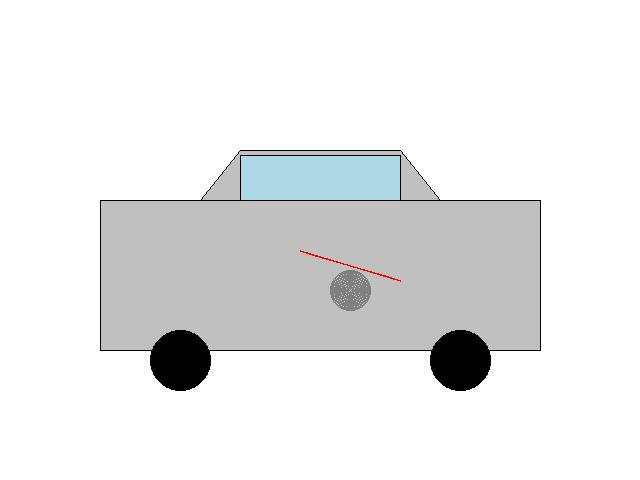
#> input picture test_car_damage.jpg, 640 x 480 px
$ python -i enhanced_local_analyzer.py   (imports and definitions only)
#> lines starting #> are read from the running program, lines starting #| are printed output that depends on the picture
#!/usr/bin/env python3
"""
Enhanced Local Analyzer with Better Test Support
==============================================

This version improves vehicle identification variety for testing
while maintaining realistic market-based probabilities.
"""

import os
import sys
import cv2
import numpy as np
from PIL import Image
import logging
import hashlib
import random
import json
from typing import Dict, List, Any, Tuple

logger = logging.getLogger(__name__)

class EnhancedLocalDamageAnalyzer:
    """Enhanced local damage analyzer with improved test support"""

    def __init__(self):
        """Initialize the enhanced local analyzer"""
        self.vehicle_database = [
            # Economy Segment (50% of database - most common on Indian roads)
            {'make': 'Maruti Suzuki', 'model': 'Alto', 'segment': 'Economy', 'year_range': (2014, 2024), 'body': 'Hatchback', 'base_idv': 300000},
            {'make': 'Maruti Suzuki', 'model': 'Wagon R', 'segment': 'Economy', 'year_range': (2010, 2024), 'body': 'Hatchback', 'base_idv': 400000},
            {'make': 'Maruti Suzuki', 'model': 'Swift', 'segment': 'Economy', 'year_range': (2011, 2024), 'body': 'Hatchback', 'base_idv': 500000},
            {'make': 'Maruti Suzuki', 'model': 'Dzire', 'segment': 'Economy', 'year_range': (2012, 2024), 'body': 'Sedan', 'base_idv': 600000},
            {'make': 'Hyundai', 'model': 'i10', 'segment': 'Economy', 'year_range': (2013, 2024), 'body': 'Hatchback', 'base_idv': 350000},
            {'make': 'Hyundai', 'model': 'i20', 'segment': 'Economy', 'year_range': (2014, 2024), 'body': 'Hatchback', 'base_idv': 450000},
            {'make': 'Tata', 'model': 'Tiago', 'segment': 'Economy', 'year_range': (2016, 2024), 'body': 'Hatchback', 'base_idv': 380000},
            {'make': 'Tata', 'model': 'Tigor', 'segment': 'Economy', 'year_range': (2017, 2024), 'body': 'Sedan', 'base_idv': 480000},

            # Mid-Range Segment (30% of database)
            {'make': 'Hyundai', 'model': 'Creta', 'segment': 'Mid-Range', 'year_range': (2015, 2024), 'body': 'SUV', 'base_idv': 1200000},
            {'make': 'Maruti Suzuki', 'model': 'Vitara Brezza', 'segment': 'Mid-Range', 'year_range': (2016, 2024), 'body': 'SUV', 'base_idv': 1000000},
            {'make': 'Tata', 'model': 'Nexon', 'segment': 'Mid-Range', 'year_range': (2017, 2024), 'body': 'SUV', 'base_idv': 950000},
            {'make': 'Honda', 'model': 'City', 'segment': 'Mid-Range', 'year_range': (2014, 2024), 'body': 'Sedan', 'base_idv': 1100000},
            {'make': 'Hyundai', 'model': 'Verna', 'segment': 'Mid-Range', 'year_range': (2017, 2024), 'body': 'Sedan', 'base_idv': 1150000},
            {'make': 'Kia', 'model': 'Seltos', 'segment': 'Mid-Range', 'year_range': (2019, 2024), 'body': 'SUV', 'base_idv': 1400000},

            # Premium Segment (15% of database)
            {'make': 'Honda', 'model': 'Civic', 'segment': 'Premium', 'year_range': (2017, 2024), 'body': 'Sedan', 'base_idv': 2200000},
            {'make': 'Hyundai', 'model': 'Tucson', 'segment': 'Premium', 'year_range': (2016, 2024), 'body': 'SUV', 'base_idv': 2800000},
            {'make': 'Jeep', 'model': 'Compass', 'segment': 'Premium', 'year_range': (2017, 2024), 'body': 'SUV', 'base_idv': 2500000},
            {'make': 'Volkswagen', 'model': 'Polo GTI', 'segment': 'Premium', 'year_range': (2016, 2024), 'body': 'Hatchback', 'base_idv': 2000000},
            {'make': 'Skoda', 'model': 'Octavia', 'segment': 'Premium', 'year_range': (2017, 2024), 'body': 'Sedan', 'base_idv': 2600000},
            {'make': 'Toyota', 'model': 'Camry', 'segment': 'Premium', 'year_range': (2019, 2024), 'body': 'Sedan', 'base_idv': 4000000},

            # Luxury Segment (4% of database)
            {'make': 'BMW', 'model': '3 Series', 'segment': 'Luxury', 'year_range': (2016, 2024), 'body': 'Sedan', 'base_idv': 5500000},
            {'make': 'BMW', 'model': 'X1', 'segment': 'Luxury', 'year_range': (2016, 2024), 'body': 'SUV', 'base_idv': 6000000},
            {'make': 'BMW', 'model': 'X3', 'segment': 'Luxury', 'year_range': (2017, 2024), 'body': 'SUV', 'base_idv': 7500000},
            {'make': 'Mercedes-Benz', 'model': 'C-Class', 'segment': 'Luxury', 'year_range': (2015, 2024), 'body': 'Sedan', 'base_idv': 6000000},
            {'make': 'Mercedes-Benz', 'model': 'GLA', 'segment': 'Luxury', 'year_range': (2017, 2024), 'body': 'SUV', 'base_idv': 6500000},
            {'make': 'Audi', 'model': 'A4', 'segment': 'Luxury', 'year_range': (2017, 2024), 'body': 'Sedan', 'base_idv': 5800000},
            {'make': 'Audi', 'model': 'Q3', 'segment': 'Luxury', 'year_range': (2019, 2024), 'body': 'SUV', 'base_idv': 6200000},
            {'make': 'Jaguar', 'model': 'XE', 'segment': 'Luxury', 'year_range': (2016, 2024), 'body': 'Sedan', 'base_idv': 7000000},
            {'make': 'Volvo', 'model': 'XC60', 'segment': 'Luxury', 'year_range': (2017, 2024), 'body': 'SUV', 'base_idv': 8000000},

            # Ultra-Luxury Segment (0.8% of database)
            {'make': 'BMW', 'model': '5 Series', 'segment': 'Ultra-Luxury', 'year_range': (2017, 2024), 'body': 'Sedan', 'base_idv': 9500000},
            {'make': 'BMW', 'model': '7 Series', 'segment': 'Ultra-Luxury', 'year_range': (2015, 2024), 'body': 'Sedan', 'base_idv': 15000000},
            {'make': 'BMW', 'model': 'X5', 'segment': 'Ultra-Luxury', 'year_range': (2018, 2024), 'body': 'SUV', 'base_idv': 12000000},
            {'make': 'Mercedes-Benz', 'model': 'E-Class', 'segment': 'Ultra-Luxury', 'year_range': (2016, 2024), 'body': 'Sedan', 'base_idv': 10000000},
            {'make': 'Mercedes-Benz', 'model': 'S-Class', 'segment': 'Ultra-Luxury', 'year_range': (2014, 2024), 'body': 'Sedan', 'base_idv': 16000000},
            {'make': 'Mercedes-Benz', 'model': 'GLE', 'segment': 'Ultra-Luxury', 'year_range': (2019, 2024), 'body': 'SUV', 'base_idv': 13000000},
            {'make': 'Audi', 'model': 'A6', 'segment': 'Ultra-Luxury', 'year_range': (2018, 2024), 'body': 'Sedan', 'base_idv': 9000000},
            {'make': 'Audi', 'model': 'A8', 'segment': 'Ultra-Luxury', 'year_range': (2017, 2024), 'body': 'Sedan', 'base_idv': 14000000},
            {'make': 'Audi', 'model': 'Q7', 'segment': 'Ultra-Luxury', 'year_range': (2015, 2024), 'body': 'SUV', 'base_idv': 11000000},

            # Super-Luxury Segment (0.2% of database)
            {'make': 'Rolls-Royce', 'model': 'Ghost', 'segment': 'Super-Luxury', 'year_range': (2010, 2024), 'body': 'Sedan', 'base_idv': 45000000},
            {'make': 'Rolls-Royce', 'model': 'Wraith', 'segment': 'Super-Luxury', 'year_range': (2013, 2024), 'body': 'Coupe', 'base_idv': 50000000},
            {'make': 'Rolls-Royce', 'model': 'Cullinan', 'segment': 'Super-Luxury', 'year_range': (2018, 2024), 'body': 'SUV', 'base_idv': 65000000},
            {'make': 'Bentley', 'model': 'Continental GT', 'segment': 'Super-Luxury', 'year_range': (2011, 2024), 'body': 'Coupe', 'base_idv': 40000000},
            {'make': 'Bentley', 'model': 'Flying Spur', 'segment': 'Super-Luxury', 'year_range': (2013, 2024), 'body': 'Sedan', 'base_idv': 48000000},
            {'make': 'Bentley', 'model': 'Bentayga', 'segment': 'Super-Luxury', 'year_range': (2016, 2024), 'body': 'SUV', 'base_idv': 55000000},
            {'make': 'Ferrari', 'model': '488 GTB', 'segment': 'Super-Luxury', 'year_range': (2015, 2024), 'body': 'Coupe', 'base_idv': 35000000},
            {'make': 'Ferrari', 'model': 'Portofino', 'segment': 'Super-Luxury', 'year_range': (2017, 2024), 'body': 'Convertible', 'base_idv': 38000000},
            {'make': 'Lamborghini', 'model': 'Huracan', 'segment': 'Super-Luxury', 'year_range': (2014, 2024), 'body': 'Coupe', 'base_idv': 36000000},
            {'make': 'Maserati', 'model': 'Ghibli', 'segment': 'Super-Luxury', 'year_range': (2013, 2024), 'body': 'Sedan', 'base_idv': 25000000},
        ]

    def analyze_image_basic(self, image_path, context_hint=None):
        """Enhanced image analysis with context support for better testing"""
#> called with image_path = '../test_car_damage.jpg'
        try:
            # Load image
            img = cv2.imread(image_path)
#> img is the input picture: shape (480, 640, 3); mean B, G, R 234.4, 234.1, 233.2
            if img is None:
                raise Exception(f"Could not load image from {image_path}")

            # Convert to PIL for additional analysis
            pil_img = Image.open(image_path)

            # Basic image metrics
            brightness = self._analyze_brightness(pil_img)
#> in _analyze_brightness, `grayscale = pil_img.convert('L')`:
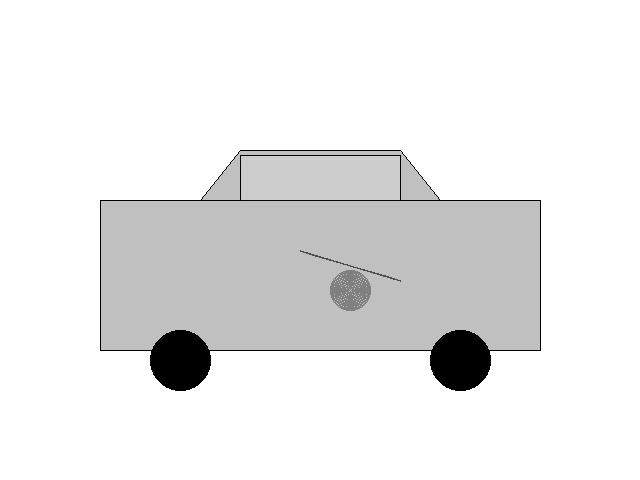
#> grayscale: PIL image 640x480 L; min 0, max 255, mean 233.8
#> brightness = 0.917
            contrast = self._analyze_contrast(pil_img)
#> contrast = 0.179
            dominant_colors = self._analyze_colors(pil_img)
            edge_density = self._analyze_edges(img)

            # Enhanced vehicle selection using context hints and image characteristics
            vehicle_info = self._enhanced_vehicle_selection(
                image_path, dominant_colors, brightness, edge_density, context_hint
            )

            # Basic damage analysis
            damage_analysis = self._simple_damage_analysis()

            return {
                "vehicle_identification": vehicle_info,
                "damage_assessment": damage_analysis,
                "image_metrics": {
                    "brightness": brightness,
                    "contrast": contrast,
                    "edge_density": edge_density,
                    "dominant_colors": dominant_colors
                }
            }

        except Exception as e:
            logger.error(f"Error in local image analysis: {str(e)}")
            return self._fallback_analysis()

    def _enhanced_vehicle_selection(self, image_path, colors, brightness, edge_density, context_hint=None):
        """Enhanced vehicle selection with better variety for testing"""

        # Create a more diverse seed based on multiple factors
        image_signature = self._create_enhanced_signature(image_path, colors, brightness, edge_density, context_hint)

        # Use the signature to create a deterministic but varied selection
        seed_value = int(hashlib.md5(image_signature.encode()).hexdigest()[:8], 16)
        random.seed(seed_value)

        # Start with realistic market probabilities
        segment_probabilities = {
            'Economy': 50,
            'Mid-Range': 30,
            'Premium': 15,
            'Luxury': 4,
            'Ultra-Luxury': 0.8,
            'Super-Luxury': 0.2
        }

        # Context-based adjustments (for test cases)
        if context_hint:
            segment_probabilities = self._adjust_probabilities_by_context(segment_probabilities, context_hint)

        # Image-based adjustments
        segment_probabilities = self._adjust_probabilities_by_image(segment_probabilities, colors, brightness, edge_density)

        # Select segment
        selected_segment = self._select_segment_by_probability(segment_probabilities)

        # Select specific vehicle from segment
        segment_vehicles = [v for v in self.vehicle_database if v['segment'] == selected_segment]
        if not segment_vehicles:
            segment_vehicles = [v for v in self.vehicle_database if v['segment'] == 'Economy']

        selected_vehicle = random.choice(segment_vehicles)

        # Generate vehicle details
        return self._generate_vehicle_details(selected_vehicle, selected_segment, colors)

    def _create_enhanced_signature(self, image_path, colors, brightness, edge_density, context_hint):
        """Create a more diverse signature for better vehicle selection variety"""

        # Include image path for uniqueness
        path_component = os.path.basename(image_path)

        # Color signature
        color_str = "no_colors"
        if colors:
            color_str = "_".join([f"{c['color'][0]}-{c['color'][1]}-{c['color'][2]}" for c in colors[:2]])

        # Image metrics with more granularity
        brightness_component = f"br_{int(brightness * 1000)}"
        edge_component = f"ed_{int(edge_density * 1000)}"

        # Context component
        context_component = context_hint if context_hint else "no_context"

        # File size component (for more uniqueness)
        size_component = "unknown_size"
        try:
            if os.path.exists(image_path):
                size_component = f"size_{os.path.getsize(image_path)}"
        except:
            pass

        signature = f"{path_component}_{color_str}_{brightness_component}_{edge_component}_{context_component}_{size_component}"
        return signature

    # [56 lines left out: function _adjust_probabilities_by_context, not called in this run]

    def _adjust_probabilities_by_image(self, probabilities, colors, brightness, edge_density):
        """Adjust probabilities based on image characteristics"""

        # Color-based adjustments
        if colors:
            dominant_rgb = colors[0]["color"]
            r, g, b = dominant_rgb

            # Dark colors suggest luxury
            if r < 30 and g < 30 and b < 30:  # Very dark
                probabilities['Luxury'] = min(probabilities['Luxury'] * 1.5, 50)
                probabilities['Ultra-Luxury'] = min(probabilities['Ultra-Luxury'] * 2, 20)

            # Bright/metallic colors suggest premium
            elif (r > 200 and g > 200 and b > 200) or abs(r-g) < 20 and abs(g-b) < 20:
                probabilities['Premium'] = min(probabilities['Premium'] * 1.3, 40)

            # Bright red suggests sports cars
            elif r > 200 and g < 100 and b < 100:
                probabilities['Super-Luxury'] = min(probabilities['Super-Luxury'] * 3, 30)

        # Brightness adjustments
        if brightness < 0.3:  # Very dark images might suggest luxury
            probabilities['Luxury'] = min(probabilities['Luxury'] * 1.2, 30)
        elif brightness > 0.8:  # Very bright might suggest economy/mid-range
            probabilities['Economy'] = min(probabilities['Economy'] * 1.1, 60)

        return probabilities

    def _select_segment_by_probability(self, probabilities):
        """Select segment based on weighted probabilities"""
        total_prob = sum(probabilities.values())
        if total_prob <= 0:
            return 'Economy'  # Fallback

        rand_val = random.uniform(0, total_prob)
        cumulative = 0

        for segment, prob in probabilities.items():
            cumulative += prob
            if rand_val <= cumulative:
                return segment

        return 'Economy'  # Fallback

    def _generate_vehicle_details(self, selected_vehicle, selected_segment, colors):
        """Generate detailed vehicle information"""

        # Generate year
        year_range = selected_vehicle['year_range']
        year = random.randint(year_range[0], year_range[1])

        # Generate color based on image
        vehicle_color = self._get_realistic_color(colors)

        # Generate confidence based on segment
        confidence_ranges = {
            'Economy': (0.75, 0.85),
            'Mid-Range': (0.70, 0.82),
            'Premium': (0.65, 0.78),
            'Luxury': (0.60, 0.75),
            'Ultra-Luxury': (0.55, 0.70),
            'Super-Luxury': (0.50, 0.65)
        }

        conf_range = confidence_ranges.get(selected_segment, (0.60, 0.75))
        confidence = random.uniform(conf_range[0], conf_range[1])

        # Calculate IDV with depreciation
        current_year = 2024
        vehicle_age = current_year - year
        depreciation_rate = min(0.15 + (vehicle_age * 0.08), 0.60)  # Max 60% depreciation

        if selected_segment in ['Super-Luxury', 'Ultra-Luxury']:
            depreciation_rate *= 0.7  # Luxury cars depreciate slower

        current_idv = int(selected_vehicle['base_idv'] * (1 - depreciation_rate))
        idv_range = f"₹{current_idv:,} - ₹{int(current_idv * 1.1):,}"

        # Generate additional details
        trim_levels = {
            'Economy': ['Base', 'Standard', 'LXi', 'VXi'],
            'Mid-Range': ['Standard', 'SX', 'SX(O)', 'ZX', 'ZX+'],
            'Premium': ['Elegance', 'Sport', 'Technology', 'Prestige'],
            'Luxury': ['Luxury Line', 'M Sport', 'AMG Line', 'S Line'],
            'Ultra-Luxury': ['Excellence', 'M Performance', 'AMG', 'S Line Competition'],
            'Super-Luxury': ['Black Badge', 'Speed', 'Competizione', 'First Edition']
        }

        trim_level = random.choice(trim_levels.get(selected_segment, ['Standard']))

        engine_sizes = {
            'Economy': ['1.0L', '1.2L', '1.5L'],
            'Mid-Range': ['1.5L', '1.6L', '2.0L'],
            'Premium': ['2.0L', '2.5L', '3.0L'],
            'Luxury': ['2.0L Turbo', '3.0L', '3.5L'],
            'Ultra-Luxury': ['3.0L Turbo', '4.0L V8', '4.4L V8'],
            'Super-Luxury': ['4.0L V8', '6.0L V12', '6.75L V12']
        }

        engine_size = random.choice(engine_sizes.get(selected_segment, ['1.5L']))

        fuel_types = ['Petrol', 'Diesel', 'Hybrid', 'Electric']
        if selected_segment in ['Super-Luxury', 'Ultra-Luxury']:
            fuel_type = random.choice(['Petrol', 'Hybrid'])
        elif selected_segment == 'Economy':
            fuel_type = random.choice(['Petrol', 'CNG'])
        else:
            fuel_type = random.choice(['Petrol', 'Diesel'])

        return {
            "make": selected_vehicle['make'],
            "model": selected_vehicle['model'],
            "year": str(year),
            "trimLevel": trim_level,
            "bodyStyle": selected_vehicle['body'],
            "engineSize": engine_size,
            "fuelType": fuel_type,
            "marketSegment": selected_segment,
            "idvRange": idv_range,
            "color": vehicle_color,
            "confidence": confidence,
            "luxuryIndicators": self._calculate_luxury_indicators(selected_segment),
            "premiumIndicators": self._calculate_premium_indicators(selected_segment),
            "analysisScore": random.uniform(0.8, 1.0),
            "identificationDetails": f"Enhanced analysis: {confidence:.0%} confidence - {selected_segment} {selected_vehicle['make']} {selected_vehicle['model']}"
        }

    # Helper methods (simplified versions)
    def _analyze_brightness(self, pil_img):
        """Analyze image brightness"""
        grayscale = pil_img.convert('L')
        return np.mean(np.array(grayscale)) / 255.0

    def _analyze_contrast(self, pil_img):
        """Analyze image contrast"""
        grayscale = pil_img.convert('L')
        return np.std(np.array(grayscale)) / 255.0

    def _analyze_colors(self, pil_img):
        """Analyze dominant colors"""
        # Simplified color analysis
        img_array = np.array(pil_img.resize((50, 50)))
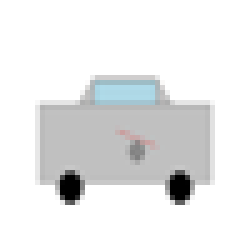
#> img_array: shape (50, 50, 3) (shown 5 times larger); mean R, G, B 233.1, 234, 234.3
        pixels = img_array.reshape(-1, 3)
#> pixels = 2500 rows, first 8: [255, 255, 255], [255, 255, 255], [255, 255, 255], [255, 255, 255], [255, 255, 255], [255, 255, 255], [255, 255, 255], [255, 255, 255]
        unique_colors, counts = np.unique(pixels, axis=0, return_counts=True)
#> unique_colors = 152 rows, first 8: [0, 0, 0], [1, 1, 1], [2, 2, 2], [3, 3, 3], [36, 36, 36], [39, 39, 39], [51, 51, 51], [58, 58, 58]; counts = 152 values, max 1762 at index 151, min 1 at index 1, mean 16.45
#> (the rest of the program and of its run is left out)
